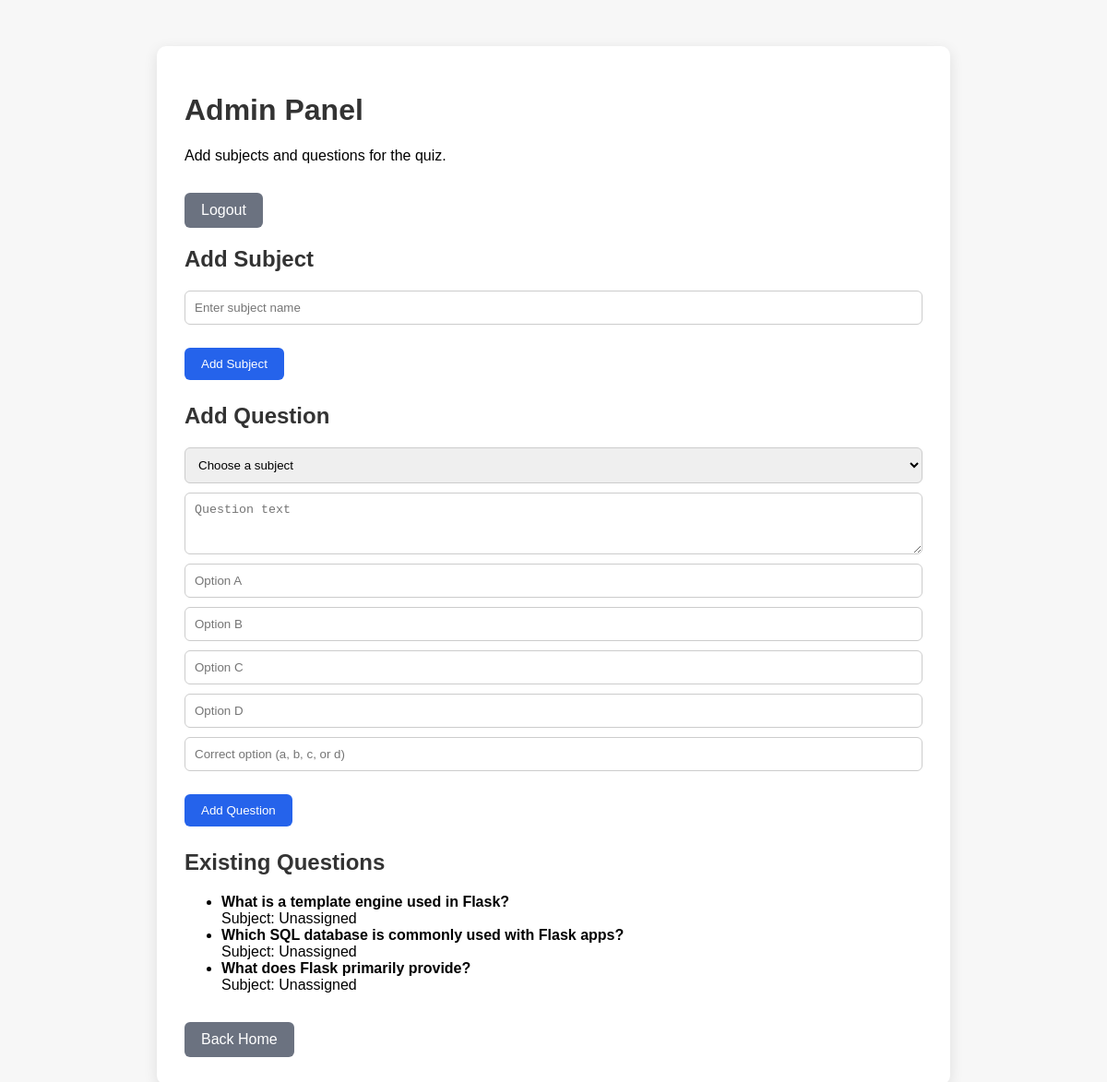
/admin (signed in), run on the app's committed database.
### app.py (models this page shows)
class Question(db.Model):
    __tablename__ = "questions"
    id = db.Column(db.Integer, primary_key=True)
    question_text = db.Column(db.String(300), nullable=False)
    option_a = db.Column(db.String(200), nullable=False)
    option_b = db.Column(db.String(200), nullable=False)
    option_c = db.Column(db.String(200), nullable=False)
    option_d = db.Column(db.String(200), nullable=False)
    correct_option = db.Column(db.String(5), nullable=False)
    subject_id = db.Column(db.Integer, db.ForeignKey("subjects.id"), nullable=True)
    subject = db.relationship("Subject", backref=db.backref("questions", lazy=True))

### app.py (the view, shortened to what this page needs)
@app.route("/admin", methods=["GET", "POST"])
def admin():
    if not session.get("admin_logged_in"):
        return redirect(url_for("admin_login"))
    subjects = Subject.query.order_by(Subject.name).all()
    questions = Question.query.order_by(Question.id.desc()).all()
    return render_template("admin.html", subjects=subjects, questions=questions)

### templates/admin.html (shortened to what this page needs)
<!doctype html>
<html lang="en">
  <head>
    <link rel="stylesheet" href="{{ url_for('static', filename='style.css') }}" />
  </head>
  <body>
    <div class="container">
      <div class="flex items-center justify-between gap-4">
        <div>
          <h1>Admin Panel</h1>
          <p>Add subjects and questions for the quiz.</p>
        </div>
        <a class="button secondary" href="{{ url_for('admin_logout') }}">Logout</a>
      </div>
      <h2>Add Subject</h2>
      <form method="post">
        <input type="text" name="subject_name" placeholder="Enter subject name" required />
        <button class="button" type="submit">Add Subject</button>
      </form>
      <h2>Add Question</h2>
      <form method="post">
        <select name="question_subject_id" required>
          <option value="">Choose a subject</option>
        </select>
        <textarea name="question_text" rows="3" placeholder="Question text" required></textarea>
        <input type="text" name="option_a" placeholder="Option A" required />
        <input type="text" name="option_b" placeholder="Option B" required />
        <input type="text" name="option_c" placeholder="Option C" required />
        <input type="text" name="option_d" placeholder="Option D" required />
        <input type="text" name="correct_option" placeholder="Correct option (a, b, c, or d)" required />
        <button class="button" type="submit">Add Question</button>
      </form>
      <h2>Existing Questions</h2>
      <ul>
        {% for question in questions %}
        <li>
          <strong>{{ question.question_text }}</strong>
          <br />
          Subject: {{ question.subject.name if question.subject else 'Unassigned' }}
        </li>
        {% else %}
        <li>No questions yet.</li>
        {% endfor %}
      </ul>
      <a class="button secondary" href="{{ url_for('index') }}">Back Home</a>
    </div>
  </body>
</html>

### static/style.css (style rules this page uses)
body { font-family: Arial, sans-serif; background: #f7f7f7; margin: 0; padding: 0; }
.container { max-width: 800px; margin: 50px auto; background: white; padding: 30px; border-radius: 10px; box-shadow: 0 4px 15px rgba(0, 0, 0, 0.1); }
h1, h2 { color: #333; }
.button { display: inline-block; margin-top: 15px; padding: 10px 18px; background: #2563eb; color: white; text-decoration: none; border-radius: 6px; border: none; cursor: pointer; }
.button.secondary { background: #6b7280; }
form { margin-bottom: 25px; }
input, select, textarea { display: block; width: 100%; margin-bottom: 10px; padding: 10px; border: 1px solid #ccc; border-radius: 6px; box-sizing: border-box; }

### data on the page
Question: question_text "What is a template engine used in Flask?", subject "Unassigned"
Question: question_text "Which SQL database is commonly used with Flask apps?", subject "Unassigned"
Question: question_text "What does Flask primarily provide?", subject "Unassigned"
